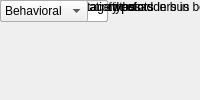
<?xml version="1.0" encoding="UTF-8"?>
<ui version="4.0">
 <class>MainWindow</class>
 <widget class="QMainWindow" name="MainWindow">
  <property name="windowTitle"><string>Bus Adder Tree</string></property>
  <widget class="QWidget" name="centralwidget">
   <!-- NOTE: this is a simplified structural mirror of the generated
        <module>_ui.py, not a full round-trip Designer file. Regenerate
        both from the same spec if you need to edit layout by hand. -->
       <widget class="QLabel" name="label_name">
     <property name="text"><string>Block name</string></property>
    </widget>
       <widget class="QLineEdit" name="name"/>
       <widget class="QLabel" name="label_n_busses">
     <property name="text"><string>number of busses</string></property>
    </widget>
       <widget class="QLineEdit" name="n_busses"/>
       <widget class="QLabel" name="label_n_bits">
     <property name="text"><string>bus component bit widths</string></property>
    </widget>
       <widget class="QLineEdit" name="n_bits"/>
       <widget class="QLabel" name="label_num_float_vec">
     <property name="text"><string>number floating point vectors in bus</string></property>
    </widget>
       <widget class="QLineEdit" name="num_float_vec"/>
       <widget class="QLabel" name="label_bin_pts">
     <property name="text"><string>bus component binary points</string></property>
    </widget>
       <widget class="QLineEdit" name="bin_pts"/>
       <widget class="QLabel" name="label_dtypes">
     <property name="text"><string>bus component data types</string></property>
    </widget>
       <widget class="QLineEdit" name="dtypes"/>
       <widget class="QLabel" name="label_misc">
     <property name="text"><string>misc support</string></property>
    </widget>
       <widget class="QCheckBox" name="misc"/>
       <widget class="QLabel" name="label_floating_point">
     <property name="text"><string>floating point</string></property>
    </widget>
       <widget class="QCheckBox" name="floating_point"/>
       <widget class="QLabel" name="label_float_type">
     <property name="text"><string>float type</string></property>
    </widget>
       <widget class="QComboBox" name="float_type">
     <item><property name="text"><string>single</string></property></item>
     <item><property name="text"><string>custom</string></property></item>
    </widget>
       <widget class="QLabel" name="label_frac_width">
     <property name="text"><string>fraction width</string></property>
    </widget>
       <widget class="QLineEdit" name="frac_width"/>
       <widget class="QLabel" name="label_exp_width">
     <property name="text"><string>exponent width</string></property>
    </widget>
       <widget class="QLineEdit" name="exp_width"/>
       <widget class="QLabel" name="label_add_latency">
     <property name="text"><string>adder latency</string></property>
    </widget>
       <widget class="QLineEdit" name="add_latency"/>
       <widget class="QLabel" name="label_first_stage_hdl">
     <property name="text"><string>implement first stage in of adders in behavioral HDL?</string></property>
    </widget>
       <widget class="QCheckBox" name="first_stage_hdl"/>
       <widget class="QLabel" name="label_adder_imp">
     <property name="text"><string>adder implementation</string></property>
    </widget>
       <widget class="QComboBox" name="adder_imp">
     <item><property name="text"><string>Behavioral</string></property></item>
     <item><property name="text"><string>Fabric</string></property></item>
     <item><property name="text"><string>DSP48</string></property></item>
    </widget>
  </widget>
 </widget>
 <resources/>
 <connections/>
</ui>
